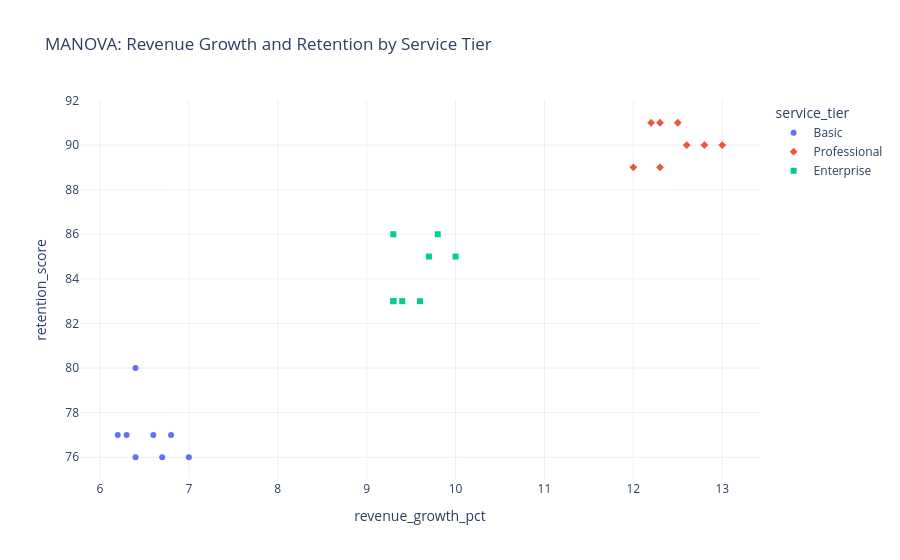

Write notebook code for a chart like this one.
### Markdown cell above
## 2. Visualize The Two Outcomes

Create a scatter plot with revenue growth on one axis, retention score on the other, and service tier as the grouping variable.

### Code cell
# Create a scatter plot with one outcome on each axis.
# Use service tier for color and symbol so groups are easy to compare.
fig = px.scatter(
    manova_df,
    x="revenue_growth_pct",
    y="retention_score",
    color="service_tier",
    symbol="service_tier",
    hover_data=["account_name"],
    title="MANOVA: Revenue Growth and Retention by Service Tier",
)
fig.update_layout(template="plotly_white")
fig.show()

### Figure 1 — Plotly figure (JSON) as saved in the notebook; plotly's stock layout.template omitted (floating-point values rounded to 4 significant figures)
{"data": [{"customdata": [["BAS-01"], ["BAS-02"], ["BAS-03"], ["BAS-04"], ["BAS-05"], ["BAS-06"], ["BAS-07"], ["BAS-08"]], "hovertemplate": "service_tier=Basic<br>revenue_growth_pct=%{x}<br>retention_score=%{y}<br>account_name=%{customdata[0]}<extra></extra>", "legendgroup": "Basic", "marker": {"color": "#636efa", "symbol": "circle"}, "mode": "markers", "name": "Basic", "orientation": "v", "showlegend": true, "type": "scatter", "x": [6.7, 6.8, 7, 6.2, 6.6, 6.3, 6.4, 6.4], "xaxis": "x", "y": [76, 77, 76, 77, 77, 77, 76, 80], "yaxis": "y"}, {"customdata": [["PRO-01"], ["PRO-02"], ["PRO-03"], ["PRO-04"], ["PRO-05"], ["PRO-06"], ["PRO-07"], ["PRO-08"]], "hovertemplate": "service_tier=Professional<br>revenue_growth_pct=%{x}<br>retention_score=%{y}<br>account_name=%{customdata[0]}<extra></extra>", "legendgroup": "Professional", "marker": {"color": "#EF553B", "symbol": "diamond"}, "mode": "markers", "name": "Professional", "orientation": "v", "showlegend": true, "type": "scatter", "x": [12, 13, 12.8, 12.6, 12.3, 12.5, 12.3, 12.2], "xaxis": "x", "y": [89, 90, 90, 90, 89, 91, 91, 91], "yaxis": "y"}, {"customdata": [["ENT-01"], ["ENT-02"], ["ENT-03"], ["ENT-04"], ["ENT-05"], ["ENT-06"], ["ENT-07"], ["ENT-08"]], "hovertemplate": "service_tier=Enterprise<br>revenue_growth_pct=%{x}<br>retention_score=%{y}<br>account_name=%{customdata[0]}<extra></extra>", "legendgroup": "Enterprise", "marker": {"color": "#00cc96", "symbol": "square"}, "mode": "markers", "name": "Enterprise", "orientation": "v", "showlegend": true, "type": "scatter", "x": [9.3, 9.7, 9.8, 10, 9.6, 9.4, 9.3, 9.3], "xaxis": "x", "y": [86, 85, 86, 85, 83, 83, 83, 83], "yaxis": "y"}], "layout": {"legend": {"title": {"text": "service_tier"}, "tracegroupgap": 0}, "title": {"text": "MANOVA: Revenue Growth and Retention by Service Tier"}, "xaxis": {"anchor": "y", "domain": [0, 1], "title": {"text": "revenue_growth_pct"}}, "yaxis": {"anchor": "x", "domain": [0, 1], "title": {"text": "retention_score"}}}}
